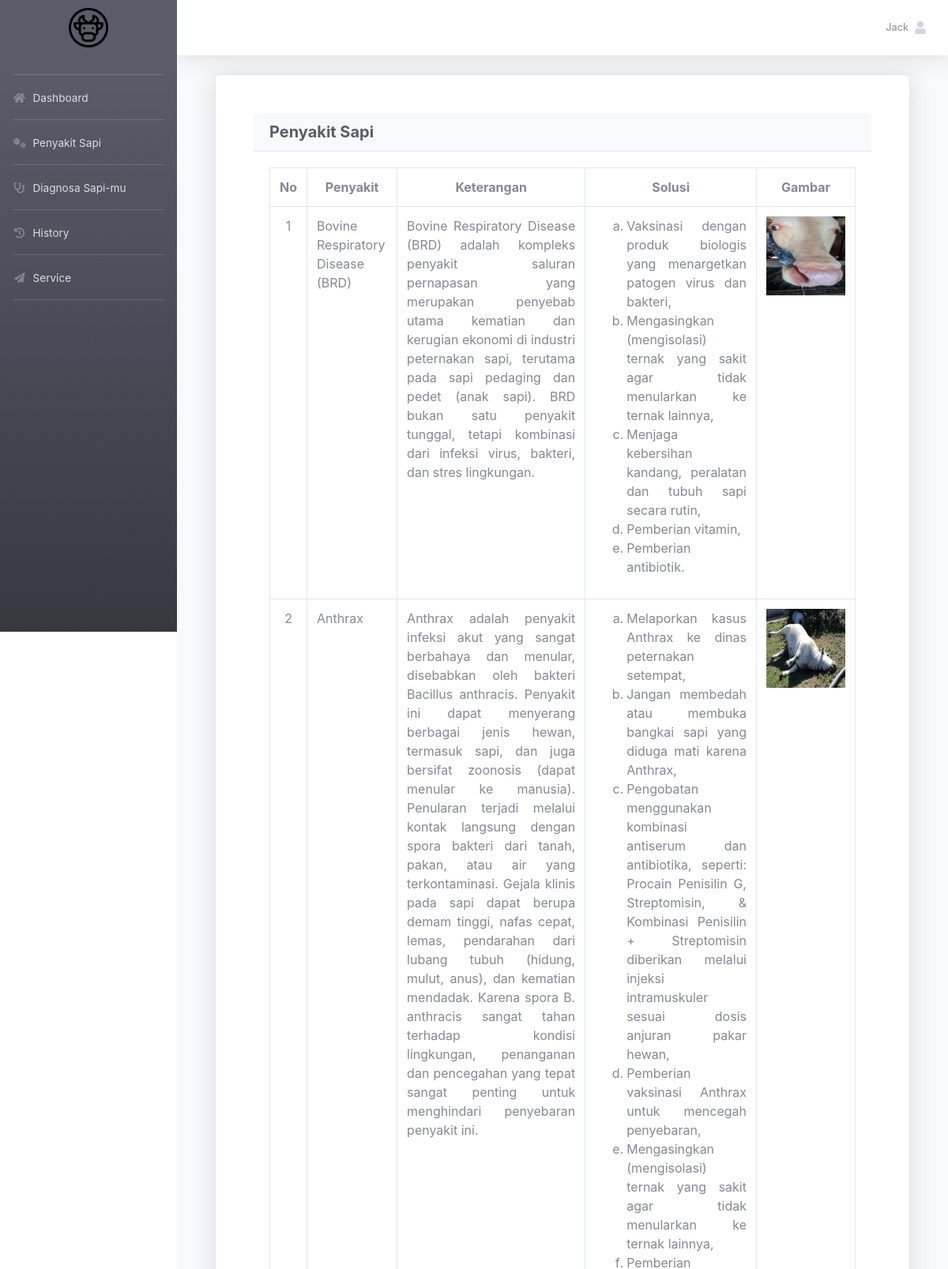
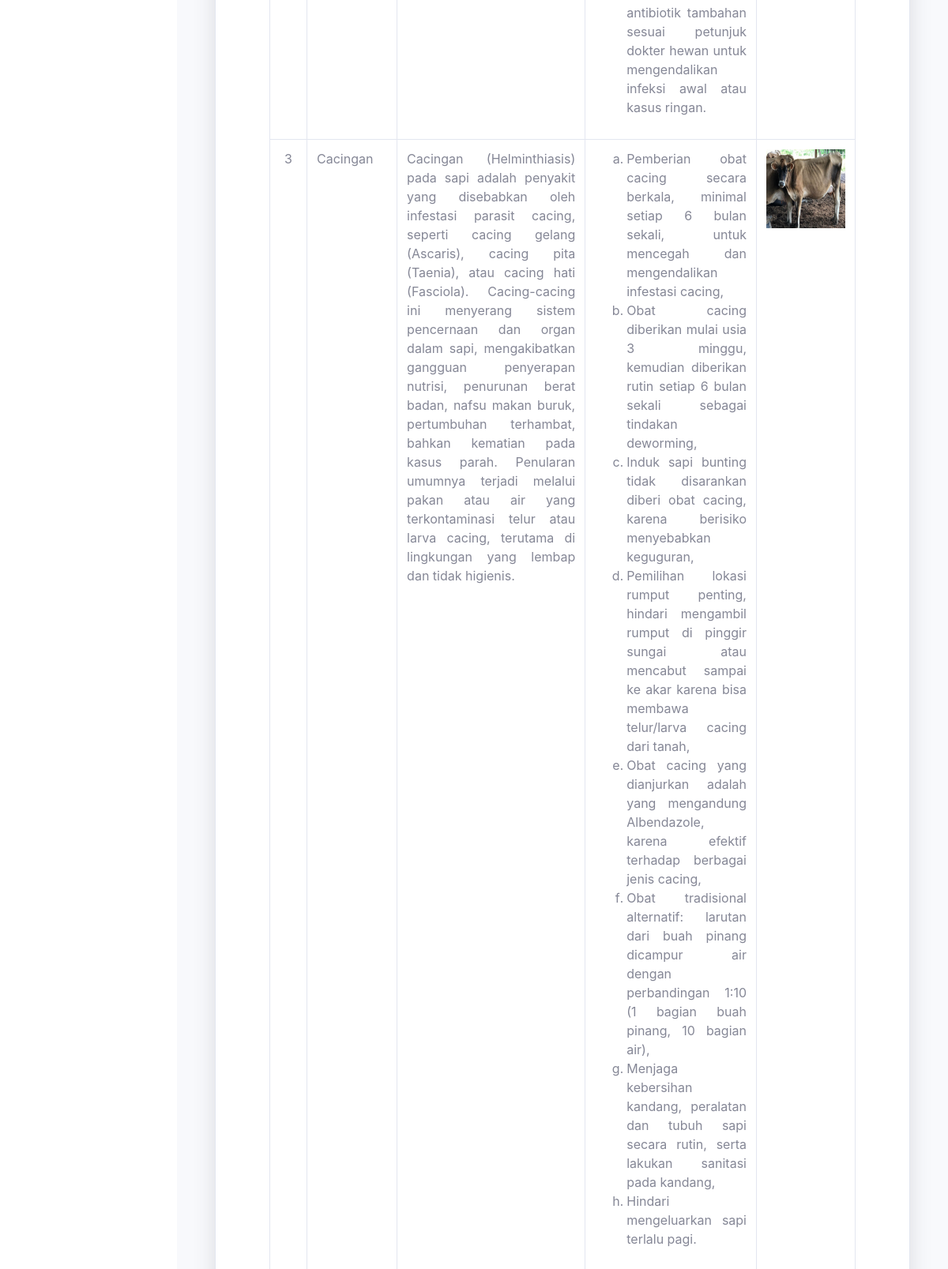
The page /user/penyakit.php (signed in, upper part) on the database its author committed (2 pictures, top to bottom).
### tables this page shows
CREATE TABLE `tbl_penyakit` (
  `id_penyakit` int(11) NOT NULL,
  `nama_penyakit` varchar(100) NOT NULL,
  `keterangan` text DEFAULT NULL,
  `solusi` text DEFAULT NULL,
  `gambar` varchar(255) DEFAULT NULL
);

### user/penyakit.php (called while the page is built, shortened)
<?php
include 'index.php';
?>

### user/penyakit-content.php (the view)
<div class="container">
	<div class="card shadow p-5 mb-5">
        <div class="card-header">
            <h5 class="m-0 font-weight-bold text-dark">Penyakit Sapi</h5>
        </div>
        <div class="card-body">
            <?php
                function formatSolusi($text) {
                    $pattern = '/([a-z])\.\s/';
                    $parts = preg_split($pattern, $text, -1, PREG_SPLIT_DELIM_CAPTURE | PREG_SPLIT_NO_EMPTY);
                    $output = "<ol type='a'>";
                    for ($i = 0; $i < count($parts); $i += 2) {
                        if (isset($parts[$i+1])) {
                            $output .= "<li>" . trim($parts[$i+1]) . "</li>";
                        }
                    }
                    $output .= "</ol>";
                    return $output;
                }
            ?>
          <div class="table-responsive">
            <table class="table table-bordered">
                <tr>
                    <th class="text-center">No</th>
                    <th class="text-center">Penyakit</th>
                    <th class="text-center">Keterangan</th>
                    <th class="text-center">Solusi</th>
                    <th class="text-center">Gambar</th>
                </tr>
                <?php
                $penyakit = mysqli_query($conn, "SELECT * FROM tbl_penyakit ORDER BY id_penyakit");
                $no = 1;
                while($a = mysqli_fetch_array($penyakit)){
                ?>
                <tr>
                    <td class="text-center"><?= $no++ ?></td>
                    <td class="text-justify"><?= $a['nama_penyakit'] ?></td>
                    <td class="text-justify"><?= $a['keterangan'] ?></td>
                    <td class="text-justify">
                        <?= nl2br(formatSolusi($a['solusi'])) ?>
                    </td>
                    <td class="text-center">
                        <?php if (!empty($a['gambar'])): ?>
                            <img src="../assets/image/penyakit/<?= $a['gambar'] ?>" alt="Gambar Penyakit" width="100" height="100">
                        <?php else: ?>
                            <span>Tidak ada gambar</span>
                        <?php endif; ?>
                    </td>
                </tr>
                <?php }
                ?>
            </table>
          </div>
        </div>
    </div>
</div>

### rows shown on the page
tbl_penyakit: nama_penyakit "Bovine Respiratory Disease (BRD)", keterangan "Bovine Respiratory Disease (BRD) adalah kompleks penyakit saluran pernapasan yang merupakan penyebab utama kematian dan kerugian ekonomi di industri peternakan sapi, terutama pada sapi pedaging dan pedet (anak sapi). BRD bukan satu penyakit tunggal, tetapi kombinasi dari infeksi virus, bakteri, dan stres lingkungan.", solusi "Vaksinasi dengan produk biologis yang menargetkan patogen virus dan bakteri,", solusi "Mengasingkan (mengisolasi) ternak yang sakit agar tidak menularkan ke ternak lainnya,", solusi "Menjaga kebersihan kandang, peralatan dan tubuh sapi secara rutin,", solusi "Pemberian vitamin,", solusi "Pemberian antibiotik.", gambar (picture)
tbl_penyakit: nama_penyakit "Anthrax", keterangan "Anthrax adalah penyakit infeksi akut yang sangat berbahaya dan menular, disebabkan oleh bakteri Bacillus anthracis. Penyakit ini dapat menyerang berbagai jenis hewan, termasuk sapi, dan juga bersifat zoonosis (dapat menular ke manusia). Penularan terjadi melalui kontak langsung dengan spora bakteri dari tanah, pakan, atau air yang terkontaminasi. Gejala klinis pada sapi dapat berupa demam tinggi, nafas cepat, lemas, pendarahan dari lubang tubuh (hidung, mulut, anus), dan kematian mendadak. Karena spora B. anthracis sangat tahan terhadap kondisi lingkungan, penanganan dan pencegahan yang tepat sangat penting untuk menghindari penyebaran penyakit ini.", solusi "Melaporkan kasus Anthrax ke dinas peternakan setempat,", solusi "Jangan membedah atau membuka bangkai sapi yang diduga mati karena Anthrax,", solusi "Pengobatan menggunakan kombinasi antiserum dan antibiotika, seperti: Procain Penisilin G, Streptomisin, & Kombinasi Penisilin + Streptomisin diberikan melalui injeksi intramuskuler sesuai dosis anjuran pakar hewan,", solusi "Pemberian vaksinasi Anthrax untuk mencegah penyebaran,", solusi "Mengasingkan (mengisolasi) ternak yang sakit agar tidak menularkan ke ternak lainnya,", solusi "Pemberian antibiotik tambahan sesuai petunjuk dokter hewan untuk mengendalikan infeksi awal atau kasus ringan.", gambar (picture)
tbl_penyakit: nama_penyakit "Cacingan", keterangan "Cacingan (Helminthiasis) pada sapi adalah penyakit yang disebabkan oleh infestasi parasit cacing, seperti cacing gelang (Ascaris), cacing pita (Taenia), atau cacing hati (Fasciola). Cacing-cacing ini menyerang sistem pencernaan dan organ dalam sapi, mengakibatkan gangguan penyerapan nutrisi, penurunan berat badan, nafsu makan buruk, pertumbuhan terhambat, bahkan kematian pada kasus parah. Penularan umumnya terjadi melalui pakan atau air yang terkontaminasi telur atau larva cacing, terutama di lingkungan yang lembap dan tidak higienis.", solusi "Pemberian obat cacing secara berkala, minimal setiap 6 bulan sekali, untuk mencegah dan mengendalikan infestasi cacing,", solusi "Obat cacing diberikan mulai usia 3 minggu, kemudian diberikan rutin setiap 6 bulan sekali sebagai tindakan deworming,", solusi "Induk sapi bunting tidak disarankan diberi obat cacing, karena berisiko menyebabkan keguguran,", solusi "Pemilihan lokasi rumput penting, hindari mengambil rumput di pinggir sungai atau mencabut sampai ke akar karena bisa membawa telur/larva cacing dari tanah,", solusi "Obat cacing yang dianjurkan adalah yang mengandung Albendazole, karena efektif terhadap berbagai jenis cacing,", solusi "Obat tradisional alternatif: larutan dari buah pinang dicampur air dengan perbandingan 1:10 (1 bagian buah pinang, 10 bagian air),", solusi "Menjaga kebersihan kandang, peralatan dan tubuh sapi secara rutin, serta lakukan sanitasi pada kandang,", solusi "Hindari mengeluarkan sapi terlalu pagi.", gambar (picture)

### other values the page prints
$_SESSION['username'] "Jack"
